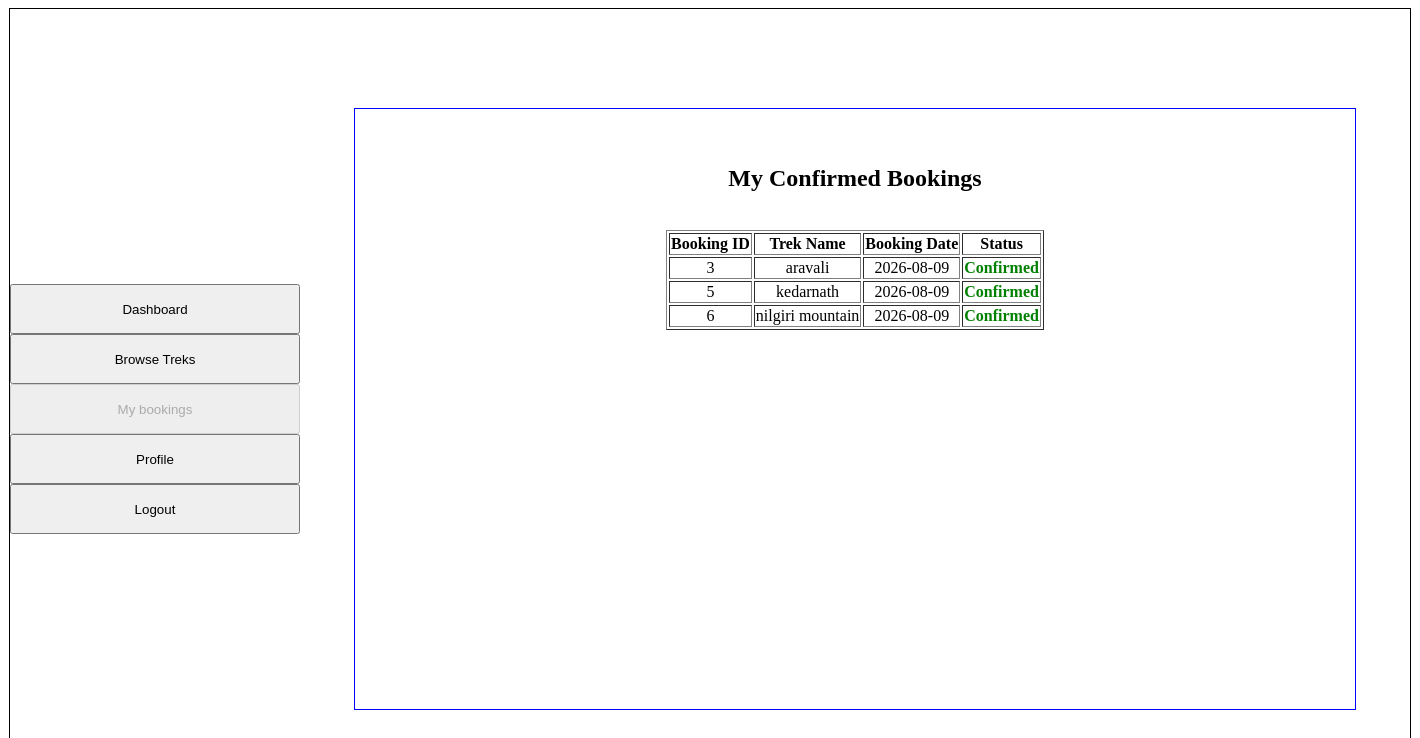
The app's page /my_bookings (signed in) with its own data.
### models.py (models this page shows)
class Booking(db.Model):
    __tablename__ = "bookings"
    booking_id = db.Column(db.Integer, primary_key=True)
    user_id = db.Column(db.Integer, db.ForeignKey("users.user_id"), nullable=False)
    trek_id = db.Column(db.Integer, db.ForeignKey("treks.trek_id"), nullable=False)
    booking_date = db.Column(db.Date, nullable=False)
    status = db.Column(db.String(20), nullable=False)

class Trek(db.Model):
    __tablename__ = "treks"
    trek_id = db.Column(db.Integer, primary_key=True)
    trek_name = db.Column(db.String(200), nullable=False)
    location = db.Column(db.String(100), nullable=False)
    difficulty = db.Column(db.String(50), nullable=False)
    duration = db.Column(db.String(50), nullable=False)
    start_date = db.Column(db.Date, nullable=False)
    end_date = db.Column(db.Date, nullable=False)
    total_slots = db.Column(db.Integer, nullable=False)
    available_slots = db.Column(db.Integer, nullable=False)
    status = db.Column(db.String(20), nullable=False)
    description = db.Column(db.String(500), nullable=False)
    assigned_staff_id = db.Column(db.Integer, db.ForeignKey("users.user_id"), nullable=True)
    bookings = db.relationship("Booking", cascade="all,delete", backref="trek")

### app.py (the view)
@app.route('/my_bookings')
def trekker_bookings():
    current_user_id = session.get('user_id')
    my_b = db.session.query(Booking, Trek).join(Trek, Booking.trek_id == Trek.trek_id).filter(Booking.user_id == current_user_id).all()
    return render_template("my_bookings.html", bookings=my_b)

### templates/my_bookings.html (shortened to what this page needs)
{% extends "base.html" %}
{% block sidebar %}
<a href="/trekker_dashboard"><input type="button" value="Dashboard" style="width: 290px; height: 50px; margin: 0 auto;"></a><br>
<a href="/all_treks"><input type="button" value="Browse Treks" style="width: 290px; height: 50px; margin: 0 auto;"></a><br>
<a href="/my_bookings"><input type="button" value="My bookings" style="width: 290px; height: 50px; margin: 0 auto;" disabled></a><br>
<a href="/profile_trekker"><input type="button" value="Profile" style="width: 290px; height: 50px; margin: 0 auto;"></a><br>
<a href="/logout"><input type="button" value="Logout" style="width: 290px; height: 50px; margin: 0 auto;"></a>
{% endblock %}
{% block content %}
<div style="text-align: center;">
    <h2>My Confirmed Bookings</h2>
    <br>
<table border="1px solid black" style="margin: 0 auto;">
<tr>
    <th>Booking ID</th>
    <th>Trek Name</th>
    <th>Booking Date</th>
    <th>Status</th>
</tr>
    {% for b, t in bookings %}
    <tr>
    <td>{{ b.booking_id }}</td>
    <td>{{ t.trek_name }}</td>
    <td>{{ b.booking_date }}</td>
    <td style="color: green; font-weight: bold;">{{ b.status }}</td>
    </tr>
    {% endfor %}
    </table>
</div>
{% endblock %}

### records on screen
Booking: booking_id "3", trek_name "aravali", booking_date "2026-08-09", status "Confirmed"
Booking: booking_id "5", trek_name "kedarnath", booking_date "2026-08-09", status "Confirmed"
Booking: booking_id "6", trek_name "nilgiri mountain", booking_date "2026-08-09", status "Confirmed"
